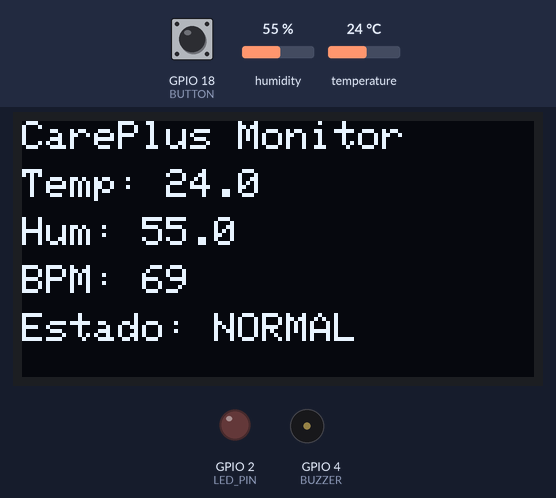
Bench run of a sketch on a simulated ESP32. Shown: 128×64 one-colour display, output pins drawn as LEDs (lit = HIGH), buzzer (waves = sounding). The test bench sets the inputs (shaded band); at power-on: temperature 24 °C, GPIO 18 (BUTTON) HIGH, humidity 55 %. WiFi joins after 1.5 s; servers stay silent unless stated; random numbers use the default seed unless the sketch sets one; no MQTT or app messages arrive unless stated; what the sketch prints to the serial monitor is not drawn.

Above: at 2.7 s.
2.8 s: temperature set to 36.3 °C
At 4.5 s:
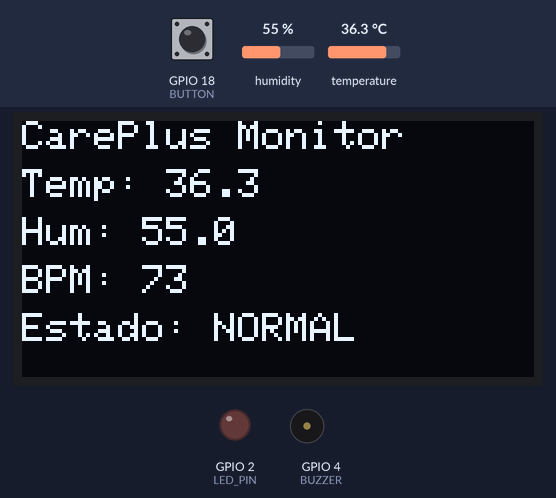
8.8 s: temperature set to 37.7 °C
At 10.2 s:
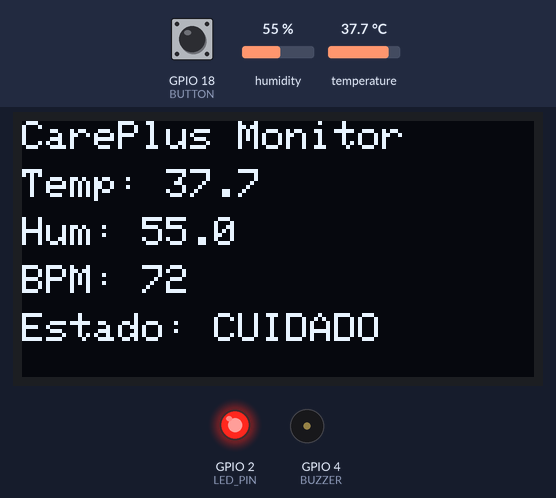
14.8 s: GPIO 18 (BUTTON) pulled LOW for 2.4 s
At 17.1 s:
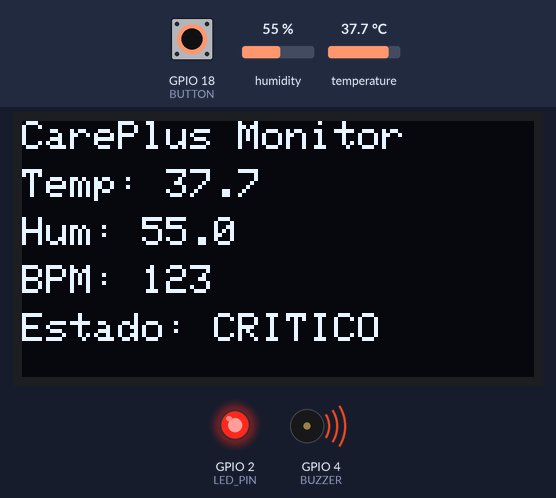
19.3 s: temperature set to 38.1 °C
At 21.2 s:
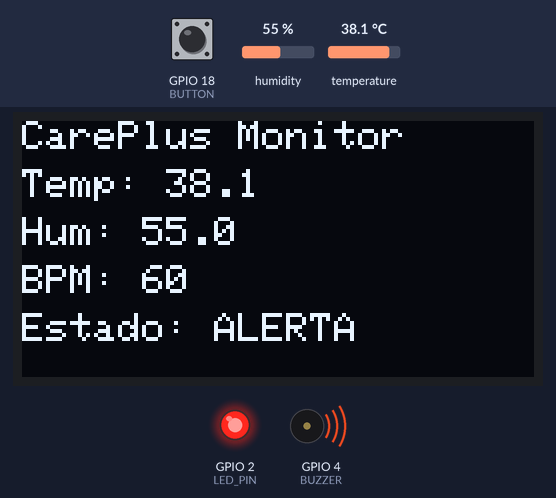
25.3 s: temperature set to 39.3 °C
At 26.9 s:
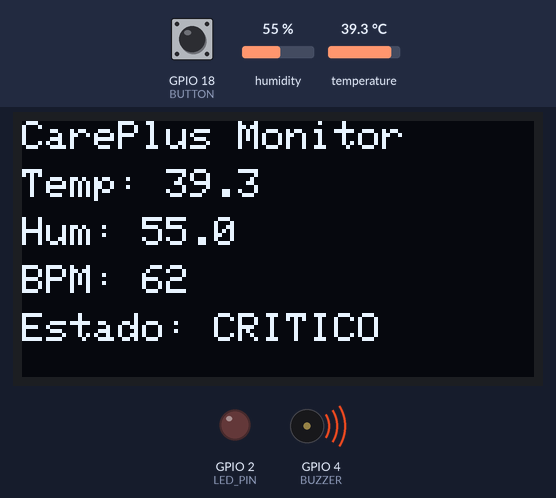
31.3 s: GPIO 18 (BUTTON) pulled LOW for 2.4 s
At 32.6 s:
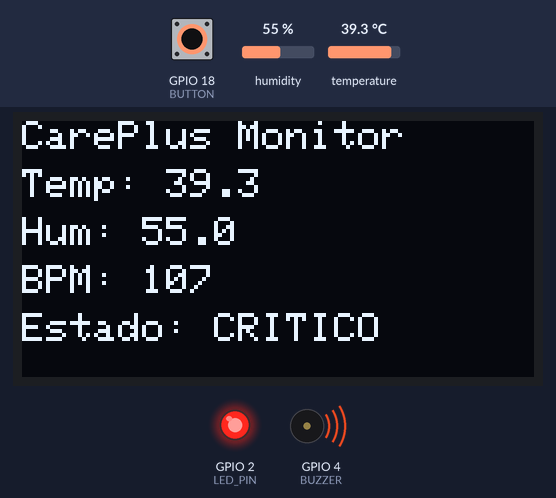
Timing chart, 0 to 36.6 s (numbered marks = the images above; inputs shaded):
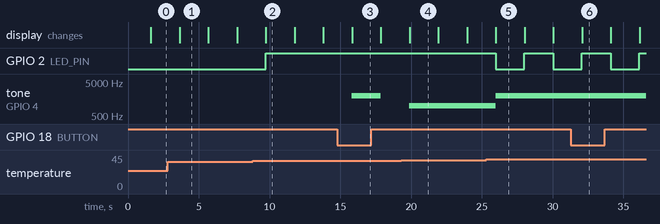

Measured:
- the behaviour switches between 37.1 and 37.2 °C on temperature (found by bisection; images 1 and 2)
- the behaviour switches between 38 and 38.1 °C on temperature (found by bisection; images 3 and 4)
- the behaviour switches between 38.5 and 38.6 °C on temperature (found by bisection; images 4 and 5)
- after the input at 8.8 s, GPIO 2 (LED_PIN): LOW → HIGH after 0.92 s
- after the input at 14.8 s, tone on GPIO 4 (BUZZER): silent → 2000 Hz after 1.0 s, → silent 2.0 s later
- after the input at 19.3 s, tone on GPIO 4 (BUZZER): silent → 1000 Hz after 0.57 s
- after the input at 25.3 s, GPIO 2 (LED_PIN): HIGH → LOW after 0.67 s, → HIGH 2.0 s later, → LOW 2.0 s later; tone on GPIO 4 (BUZZER): 1000 Hz → 2000 Hz after 0.67 s

The sketch:

sketch.ino
```cpp
#include <WiFi.h>
#include <WiFiClientSecure.h>
#include <PubSubClient.h>
#include <DHT.h>
#include <Wire.h>
#include <Adafruit_GFX.h>
#include <Adafruit_SSD1306.h>

// ===== CONFIG =====
#define DHTPIN 15
#define DHTTYPE DHT22
#define LED_PIN 2
#define BUZZER 4
#define BUTTON 18

// OLED
#define SCREEN_WIDTH 128
#define SCREEN_HEIGHT 64
Adafruit_SSD1306 display(SCREEN_WIDTH, SCREEN_HEIGHT, &Wire, -1);

// WiFi
const char* ssid = "Wokwi-GUEST";
const char* password = "";

// MQTT
const char* mqtt_server = "69f6abff43544c939b482a9a4fc28581.s1.eu.hivemq.cloud";
const int mqtt_port = 8883;
const char* mqtt_user = "careplusESP32";
const char* mqtt_pass = "MObawike90&*";

WiFiClientSecure espClient;
PubSubClient client(espClient);
DHT dht(DHTPIN, DHTTYPE);

// ===== VAR =====
int bpm = 70;
unsigned long lastBlink = 0;
bool ledState = false;

// ===== WIFI =====
void setup_wifi() {
  Serial.print("WiFi...");
  WiFi.begin(ssid, password);

  while (WiFi.status() != WL_CONNECTED) {
    delay(500);
    Serial.print(".");
  }

  Serial.println(" conectado!");
}

// ===== MQTT =====
void reconnect() {
  while (!client.connected()) {
    String clientId = "careplus-" + String(random(1000, 9999));

    if (client.connect(clientId.c_str(), mqtt_user, mqtt_pass)) {
      Serial.println("MQTT conectado");
    } else {
      Serial.print("Erro MQTT: ");
      Serial.println(client.state());
      delay(2000);
    }
  }
}

// ===== SETUP =====
void setup() {
  Serial.begin(115200);

  pinMode(LED_PIN, OUTPUT);
  pinMode(BUZZER, OUTPUT);
  pinMode(BUTTON, INPUT_PULLUP);

  dht.begin();

  // OLED I2C
  Wire.begin(21, 22);
  if (!display.begin(SSD1306_SWITCHCAPVCC, 0x3C)) {
    Serial.println("Erro OLED");
    while (true);
  }

  display.clearDisplay();
  display.setTextColor(WHITE);

  setup_wifi();

  espClient.setInsecure();
  client.setServer(mqtt_server, mqtt_port);

  Serial.println("=== CarePlus FINAL ===");
}

// ===== LOOP =====
void loop() {
  if (!client.connected()) reconnect();
  client.loop();

  float temp = dht.readTemperature();
  float hum = dht.readHumidity();

  // BOTÃO = simula BPM alto
  if (digitalRead(BUTTON) == LOW) {
    bpm = random(100, 130);
  } else {
    bpm = random(60, 80);
  }

  if (isnan(temp) || isnan(hum)) {
    Serial.println("Erro sensor");
    return;
  }

  // ===== STATUS =====
  String status = "NORMAL";

  if (temp > 38.5 || bpm > 120) {
    status = "CRITICO";
  }
  else if (temp > 38 || bpm > 110) {
    status = "ALERTA";
  }
  else if (temp > 37.2 || bpm > 95) {
    status = "CUIDADO";
  }

  // ===== ALERTAS =====
  if (status == "NORMAL") {
    digitalWrite(LED_PIN, LOW);
    noTone(BUZZER);
  }
  else if (status == "CUIDADO") {
    digitalWrite(LED_PIN, HIGH);
    noTone(BUZZER);
  }
  else if (status == "ALERTA") {
    digitalWrite(LED_PIN, HIGH);
    tone(BUZZER, 1000);
  }
  else if (status == "CRITICO") {
    if (millis() - lastBlink > 300) {
      lastBlink = millis();
      ledState = !ledState;
      digitalWrite(LED_PIN, ledState);
    }
    tone(BUZZER, 2000);
  }

  // ===== DISPLAY =====
  display.clearDisplay();

  display.setTextSize(1);
  display.setCursor(0, 0);
  display.println("CarePlus Monitor");

  display.setCursor(0, 12);
  display.print("Temp: ");
  display.println(String(temp, 1));

  display.setCursor(0, 24);
  display.print("Hum: ");
  display.println(String(hum, 1));

  display.setCursor(0, 36);
  display.print("BPM: ");
  display.println(bpm);

  display.setCursor(0, 48);
  display.print("Estado: ");
  display.println(status);

  display.display();

  // ===== JSON =====
  String payload = "{";
  payload += "\"temp\":" + String(temp,1) + ",";
  payload += "\"hum\":" + String(hum,1) + ",";
  payload += "\"bpm\":" + String(bpm) + ",";
  payload += "\"status\":\"" + status + "\"";
  payload += "}";

  Serial.println(payload);

  client.publish("careplus/saude", payload.c_str());

  delay(2000);
}
```
